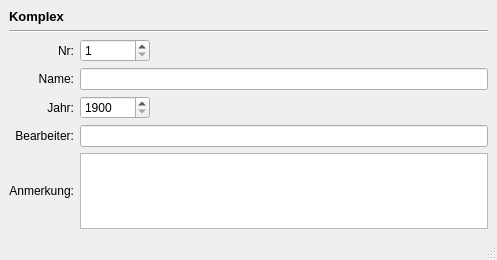
<?xml version="1.0" encoding="UTF-8"?>
<ui version="4.0">
 <class>KomplexDataForm</class>
 <widget class="QMainWindow" name="KomplexDataForm">
  <property name="geometry">
   <rect>
    <x>0</x>
    <y>0</y>
    <width>497</width>
    <height>260</height>
   </rect>
  </property>
  <property name="windowTitle">
   <string>MainWindow</string>
  </property>
  <widget class="QWidget" name="centralwidget">
   <layout class="QVBoxLayout" name="verticalLayout">
    <item>
     <layout class="QGridLayout" name="gridLayout">
      <item row="3" column="0">
       <widget class="QLabel" name="label_2">
        <property name="text">
         <string>Name:</string>
        </property>
        <property name="alignment">
         <set>Qt::AlignRight|Qt::AlignTrailing|Qt::AlignVCenter</set>
        </property>
       </widget>
      </item>
      <item row="4" column="1">
       <widget class="QSpinBox" name="uiJahr">
        <property name="maximumSize">
         <size>
          <width>70</width>
          <height>16777215</height>
         </size>
        </property>
        <property name="minimum">
         <number>1900</number>
        </property>
        <property name="maximum">
         <number>2100</number>
        </property>
       </widget>
      </item>
      <item row="2" column="0">
       <widget class="QLabel" name="label">
        <property name="text">
         <string>Nr:</string>
        </property>
        <property name="alignment">
         <set>Qt::AlignRight|Qt::AlignTrailing|Qt::AlignVCenter</set>
        </property>
       </widget>
      </item>
      <item row="4" column="0">
       <widget class="QLabel" name="label_3">
        <property name="text">
         <string>Jahr:</string>
        </property>
        <property name="alignment">
         <set>Qt::AlignRight|Qt::AlignTrailing|Qt::AlignVCenter</set>
        </property>
       </widget>
      </item>
      <item row="3" column="1">
       <widget class="QLineEdit" name="uiName">
        <property name="clearButtonEnabled">
         <bool>true</bool>
        </property>
       </widget>
      </item>
      <item row="5" column="1">
       <widget class="QLineEdit" name="uiBearbeiter">
        <property name="clearButtonEnabled">
         <bool>true</bool>
        </property>
       </widget>
      </item>
      <item row="2" column="1">
       <widget class="QSpinBox" name="uiNr">
        <property name="maximumSize">
         <size>
          <width>70</width>
          <height>16777215</height>
         </size>
        </property>
        <property name="minimum">
         <number>1</number>
        </property>
        <property name="maximum">
         <number>9999</number>
        </property>
       </widget>
      </item>
      <item row="5" column="0">
       <widget class="QLabel" name="label_6">
        <property name="text">
         <string>Bearbeiter:</string>
        </property>
        <property name="alignment">
         <set>Qt::AlignRight|Qt::AlignTrailing|Qt::AlignVCenter</set>
        </property>
       </widget>
      </item>
      <item row="6" column="0">
       <widget class="QLabel" name="label_5">
        <property name="text">
         <string>Anmerkung:</string>
        </property>
        <property name="alignment">
         <set>Qt::AlignRight|Qt::AlignTrailing|Qt::AlignVCenter</set>
        </property>
       </widget>
      </item>
      <item row="6" column="1">
       <widget class="QPlainTextEdit" name="uiAnmerkung"/>
      </item>
      <item row="0" column="0" colspan="2">
       <widget class="QLabel" name="label_4">
        <property name="font">
         <font>
          <pointsize>10</pointsize>
          <weight>75</weight>
          <bold>true</bold>
         </font>
        </property>
        <property name="text">
         <string>Komplex</string>
        </property>
       </widget>
      </item>
      <item row="1" column="0" colspan="2">
       <widget class="Line" name="line">
        <property name="orientation">
         <enum>Qt::Horizontal</enum>
        </property>
       </widget>
      </item>
     </layout>
    </item>
   </layout>
  </widget>
  <widget class="QMenuBar" name="menubar">
   <property name="geometry">
    <rect>
     <x>0</x>
     <y>0</y>
     <width>497</width>
     <height>21</height>
    </rect>
   </property>
  </widget>
  <widget class="QStatusBar" name="statusbar"/>
 </widget>
 <tabstops>
  <tabstop>uiNr</tabstop>
  <tabstop>uiName</tabstop>
  <tabstop>uiJahr</tabstop>
  <tabstop>uiBearbeiter</tabstop>
  <tabstop>uiAnmerkung</tabstop>
 </tabstops>
 <resources/>
 <connections/>
</ui>
